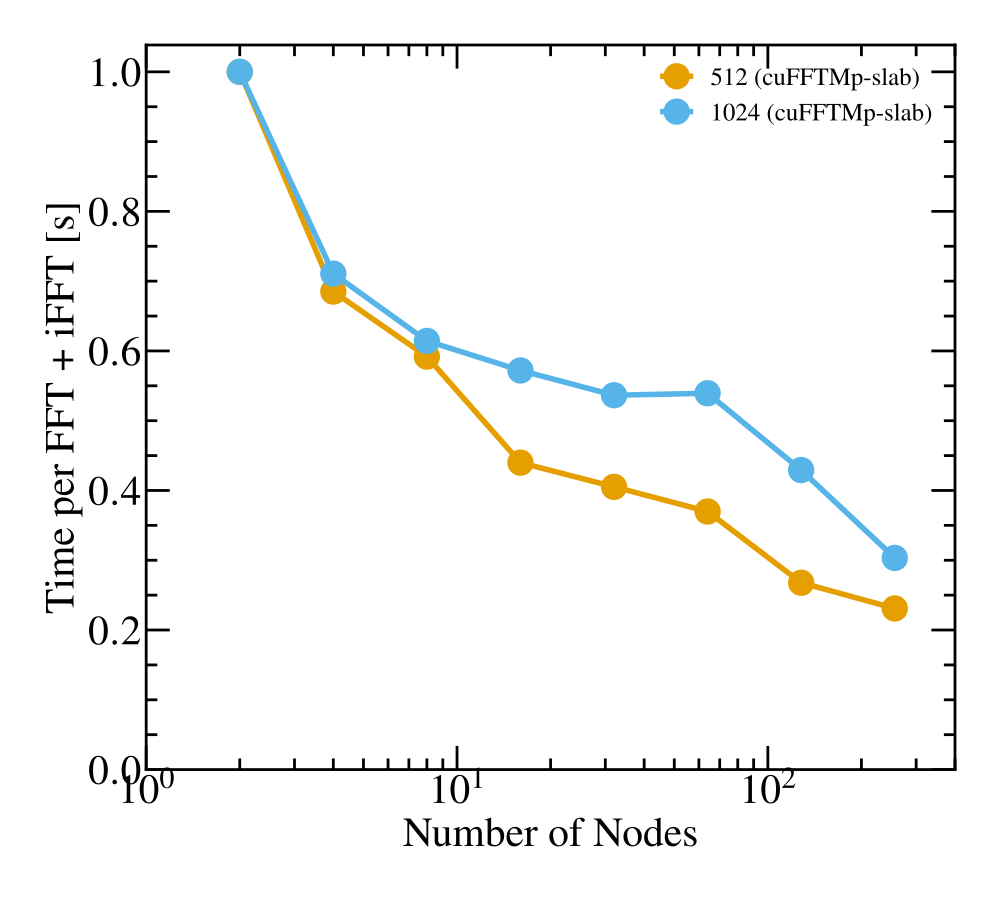

Generate this figure with Python:
# -*- coding: utf-8 -*-
import warnings
warnings.filterwarnings('ignore')
#-------------------------------------------------------------#
#                      Matplotlib setting                     #
#-------------------------------------------------------------#
import pylab
import matplotlib as mpl
# mpl.use('Agg')
from matplotlib import animation
import matplotlib.pyplot as plt
from matplotlib import rcParams
from mpl_toolkits.axes_grid1 import make_axes_locatable
from matplotlib.ticker import *
import matplotlib.ticker as ticker
from parula import parula_map
from scipy.io import loadmat

interpolation        = 'nearest' # or 'nearest'
default_colormap     = parula_map # or parula_map or 'viridis' for sequential colormaps and RdBu for diverging colormap
default_colormap_log = 'inferno' # or parula_map or 'viridis'

# setup some plot defaults
linewidth = 2
fontsize  = 30
plt.rc('text', usetex=True)
plt.rc('font', family='serif')
plt.rc('font', serif='Times')
plt.rc('font', size=fontsize)
plt.rc('axes', linewidth=linewidth)
plt.rc('axes', labelsize=fontsize)
plt.rc('legend', fontsize=fontsize)
plt.rc('xtick', labelsize=fontsize)
plt.rc('xtick', top=True)
plt.rc('xtick.major', width=linewidth)
plt.rc('xtick.major', size=17)
plt.rc('xtick.minor', width=linewidth)
plt.rc('xtick.minor', visible=True)
plt.rc('xtick.minor', size=8)
plt.rc('ytick', labelsize=fontsize)
plt.rc('ytick', right=True)
plt.rc('ytick.major', width=linewidth)
plt.rc('ytick.major', size=17)
plt.rc('ytick.minor', width=linewidth)
plt.rc('ytick.minor', visible=True)
plt.rc('ytick.minor', size=8)
# plt.rc('xtick', labelbottom='off')
plt.rc('xtick', direction='in')
# plt.rc('ytick', labelleft='off')
plt.rc('ytick', direction='in')
from cycler import cycler
plt.rcParams['axes.prop_cycle'] = cycler(
        color=["#E69F00", "#56B4E9", "#009E73", "#F0E442",
               "#0072B2", "#D55E00", "#CC79A7", "#999999"]) # Okabe-Ito colorscheme
rcParams.update({'figure.autolayout': True})
from latex_preamble import preamble
rcParams['text.latex.preamble'] = preamble  
tab10 = plt.get_cmap('tab10').colors
colors = plt.rcParams['axes.prop_cycle'].by_key()['color']
#-------------------------------------------------------------#

grids = ['512']

import numpy as np
import os

fig, ax = plt.subplots(1, 1, figsize=(10, 9))

for igrid, grid in enumerate(grids):

    for lib in ['cuFFTMp-slab', 'cuFFTMp-pencil']:
        dir = lib + '/'+grid+'^3/'

        nodes = []
        time  = []

        sorted_files = sorted(os.listdir(dir), key=lambda x: int(x.replace("node", "")))
        for file in sorted_files:
            node = int(file.split('node')[1])
            nodes.append(node)

            lines = [line.rstrip('\n') for line in open(dir+file)]
            line = [x for x in lines if 'cpu time per loop =' in x]

            time.append(float(line[0].split('=')[2]))

        if lib == 'cuFFTMp-slab':
            marker = 'o'; mfc=colors[igrid]; ls = '-' ; lw = 4
        if lib == 'cuFFTMp-pencil':
            marker = 's'; mfc='none'; ls = '--'; lw = 2

        # if lib == 'cuFFTMp' and grid == '2048':
        #     plt.loglog([nodes[0], nodes[-1]], [time[0], time[0]*nodes[0]/nodes[-1]], 'k-')


        # ax.semilogx(nodes[1:], time[1]/np.asarray(time[1:]), lw=lw, marker=marker, ls=ls , ms=15, mew=4, mfc=mfc, color=colors[igrid], label=grid + ' (' + lib + ')')
        ax.semilogx(nodes[1:], time[1:], lw=lw, marker=marker, ls=ls , ms=15, mew=4, mfc=mfc, color=colors[igrid], label=grid + ' (' + lib + ')')

leg = ax.legend(frameon=False, loc='upper right', fontsize=18, handlelength=1.1, columnspacing=0.6)


ax.set_xlim([1, 400])
ax.set_ylim([0, 1])
ax.set_xlabel(r'Number of Nodes')
ax.set_ylabel(r'Time per FFT + iFFT [s]')

plt.savefig('slab_vs_pencil.pdf')

###############################################################################################################

grids = ['512', '1024']

fig, ax = plt.subplots(1, 1, figsize=(10, 9))

for igrid, grid in enumerate(grids):

    for lib in ['cuFFTMp-slab']:
        dir = lib + '/'+grid+'^3/'

        nodes = []
        time  = []

        sorted_files = sorted(os.listdir(dir), key=lambda x: int(x.replace("node", "")))
        for file in sorted_files:
            node = int(file.split('node')[1])
            nodes.append(node)

            lines = [line.rstrip('\n') for line in open(dir+file)]
            line = [x for x in lines if 'cpu time per loop =' in x]

            time.append(float(line[0].split('=')[2]))

        if lib == 'cuFFTMp-slab':
            marker = 'o'; mfc=colors[igrid]; ls = '-' ; lw = 4

        # if lib == 'cuFFTMp' and grid == '2048':
        #     plt.loglog([nodes[0], nodes[-1]], [time[0], time[0]*nodes[0]/nodes[-1]], 'k-')


        ax.semilogx(nodes[1:], time[1]/np.asarray(time[1:]), lw=lw, marker=marker, ls=ls , ms=15, mew=4, mfc=mfc, color=colors[igrid], label=grid + ' (' + lib + ')')

leg = ax.legend(frameon=False, loc='upper right', fontsize=18, handlelength=1.1, columnspacing=0.6)


ax.set_xlim([1, 400])
ax.set_ylim(ymin=0)
ax.set_xlabel(r'Number of Nodes')
ax.set_ylabel(r'Time per FFT + iFFT [s]')

plt.savefig('plot.pdf')
